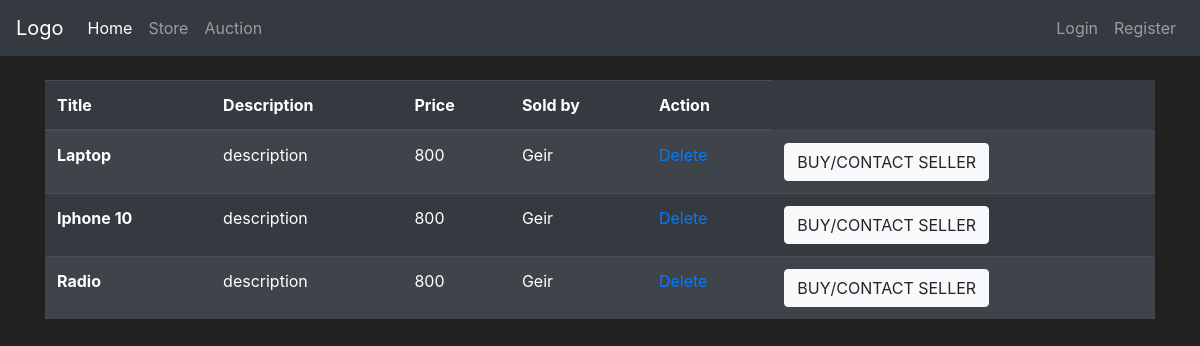
/owned_goods, run on the app's committed database.
### app_flask/models.py (models this page shows, shortened)
class User(db.Model, UserMixin):
    id = db.Column(db.Integer(), primary_key=True)
    username = db.Column(db.String(length=25), nullable=False, unique=True)
    email = db.Column(db.String(length=60), nullable=False, unique=True)
    password_hash = db.Column(db.String(length=60), nullable=False)
    profile_type = db.Column(db.Boolean(), nullable=False, default=False)
    cash = db.Column(db.Integer(), nullable=False, default=2000)
    date_created = db.Column(db.DateTime(), default=datetime.utcnow)
    goods = db.relationship('Goods', backref='goods_owned_by_user', lazy=True)
    store = db.relationship('Store', backref='store_owner', lazy=True)
    @property
    def password(self):
        return self.password

class Goods(db.Model):
    id = db.Column(db.Integer, primary_key=True)
    name = db.Column(db.String(30), unique=True, nullable=False)
    description = db.Column(db.String(70), unique=False, nullable=False)
    price = db.Column(db.Integer, unique=False, nullable=False)
    product_number = db.Column(db.String(length=6), nullable=False, unique=True)
    goods_type = db.Column(db.Boolean(), nullable=False, default=False)
    date_created = db.Column(db.DateTime(), default=datetime.utcnow)
    user_owner = db.Column(db.Integer(), db.ForeignKey('user.id'))
    store_owner = db.Column(db.Integer(), db.ForeignKey('store.id'))

### app_flask/main/routes.py (the view)
@bp.route('/owned_goods', methods=['GET', 'POST'])
def show_owned_goods():
    db_goods = db.session.query(User, Goods).filter(User.id == Goods.user_owner).all()
    return render_template('showGoods.html', db_goods=db_goods)

### app_flask/templates/showGoods.html (shortened to what this page needs)
{% extends 'base.html' %}
{% block content %}
<div class="container">
    <br>
    <table class="table table-dark table-striped">
      <thead>
        <tr>
          <th scope="col">Title</th>
          <th scope="col">Description</th>
          <th scope="col">Price</th>
          <th scope="col">Sold by</th>
          <th scope="col">Action</th>
        </tr>
      </thead>
      <tbody>
      {%for users, goods in db_goods%}
        <tr>
          <th scope="row" class=".table-striped">
                {{ goods.name }}
            <br>
            </th>
          <td class=".table-striped">{{ goods.description}}</td>
          <td class=".table-striped">{{ goods.price}}</td>
          <td class=".table-striped">{{ users.username}}</td>
          <td class=".table-striped"><a href="{{ url_for('main.delete_goods', id=goods.id)}}">Delete</a></td>
          <td class=".table-striped"><button type="button" class="btn btn-light">BUY/CONTACT SELLER</button></td>
        </tr>
      {% endfor %}
      </tbody>
    </table>
</div>
{% endblock %}

### app_flask/templates/base.html (style rules this page uses)
body { color: white; background-color: #212121; }

### data on the page
User: name "Laptop", description "description", price "800", username "Geir", name "Iphone 10", name "Radio"
